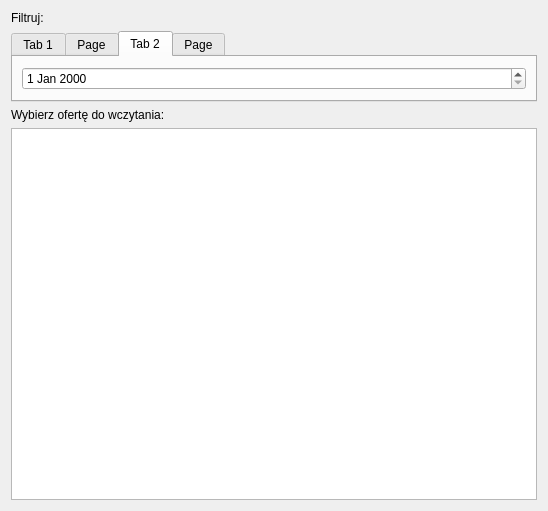
<?xml version="1.0" encoding="UTF-8"?>
<ui version="4.0">
 <class>SzukajOferty</class>
 <widget class="QWidget" name="SzukajOferty">
  <property name="geometry">
   <rect>
    <x>0</x>
    <y>0</y>
    <width>548</width>
    <height>511</height>
   </rect>
  </property>
  <property name="windowTitle">
   <string>Form</string>
  </property>
  <layout class="QVBoxLayout" name="verticalLayout">
   <item>
    <widget class="QLabel" name="label_filtruj">
     <property name="text">
      <string>Filtruj:</string>
     </property>
    </widget>
   </item>
   <item>
    <widget class="QTabWidget" name="tabWidget">
     <property name="sizePolicy">
      <sizepolicy hsizetype="Minimum" vsizetype="Minimum">
       <horstretch>0</horstretch>
       <verstretch>0</verstretch>
      </sizepolicy>
     </property>
     <property name="currentIndex">
      <number>2</number>
     </property>
     <widget class="QWidget" name="tab_id">
      <attribute name="title">
       <string>Tab 1</string>
      </attribute>
      <layout class="QHBoxLayout" name="horizontalLayout_2">
       <item>
        <widget class="QLineEdit" name="lineEdit_Id"/>
       </item>
      </layout>
     </widget>
     <widget class="QWidget" name="tab_klient">
      <attribute name="title">
       <string>Page</string>
      </attribute>
      <layout class="QHBoxLayout" name="horizontalLayout_4">
       <item>
        <widget class="QLineEdit" name="lineEdit_Client"/>
       </item>
      </layout>
     </widget>
     <widget class="QWidget" name="tab_date">
      <attribute name="title">
       <string>Tab 2</string>
      </attribute>
      <layout class="QHBoxLayout" name="horizontalLayout_3">
       <item>
        <widget class="QDateEdit" name="dateEdit"/>
       </item>
      </layout>
     </widget>
     <widget class="QWidget" name="tab_user">
      <attribute name="title">
       <string>Page</string>
      </attribute>
      <layout class="QHBoxLayout" name="horizontalLayout">
       <item>
        <widget class="QComboBox" name="comboBox"/>
       </item>
      </layout>
     </widget>
    </widget>
   </item>
   <item>
    <widget class="QLabel" name="label_wybierz">
     <property name="text">
      <string>Wybierz ofertę do wczytania:</string>
     </property>
    </widget>
   </item>
   <item>
    <widget class="QTableView" name="tableView"/>
   </item>
  </layout>
 </widget>
 <resources/>
 <connections/>
</ui>
